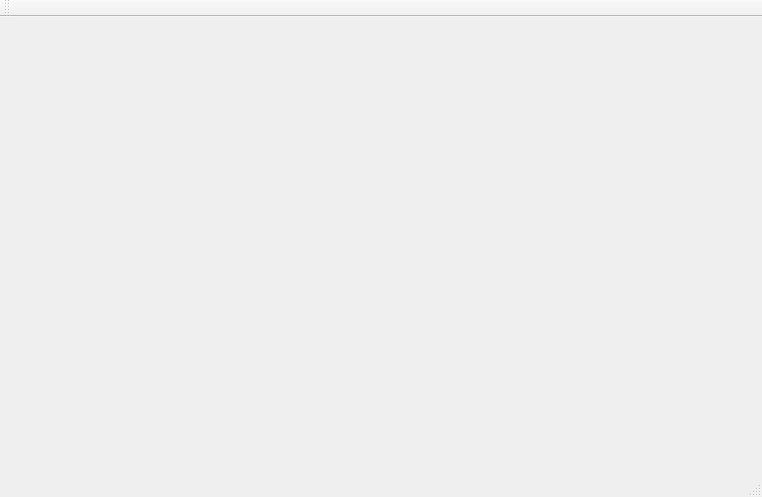
<?xml version="1.0" encoding="UTF-8"?>
<ui version="4.0">
 <class>MainWindow</class>
 <widget class="QMainWindow" name="MainWindow">
  <property name="geometry">
   <rect>
    <x>0</x>
    <y>0</y>
    <width>762</width>
    <height>497</height>
   </rect>
  </property>
  <property name="windowTitle">
   <string>MainWindow</string>
  </property>
  <widget class="QWidget" name="centralWidget">
   <widget class="QWidget" name="gridLayoutWidget">
    <property name="geometry">
     <rect>
      <x>10</x>
      <y>10</y>
      <width>461</width>
      <height>421</height>
     </rect>
    </property>
    <layout class="QGridLayout" name="gridLayout"/>
   </widget>
   <widget class="QWidget" name="gridLayoutWidget_2">
    <property name="geometry">
     <rect>
      <x>520</x>
      <y>10</y>
      <width>231</width>
      <height>421</height>
     </rect>
    </property>
    <layout class="QGridLayout" name="gridLayout_2"/>
   </widget>
  </widget>
  <widget class="QMenuBar" name="menuBar">
   <property name="geometry">
    <rect>
     <x>0</x>
     <y>0</y>
     <width>762</width>
     <height>20</height>
    </rect>
   </property>
  </widget>
  <widget class="QToolBar" name="mainToolBar">
   <attribute name="toolBarArea">
    <enum>TopToolBarArea</enum>
   </attribute>
   <attribute name="toolBarBreak">
    <bool>false</bool>
   </attribute>
  </widget>
  <widget class="QStatusBar" name="statusBar"/>
 </widget>
 <layoutdefault spacing="6" margin="11"/>
 <resources/>
 <connections/>
</ui>
